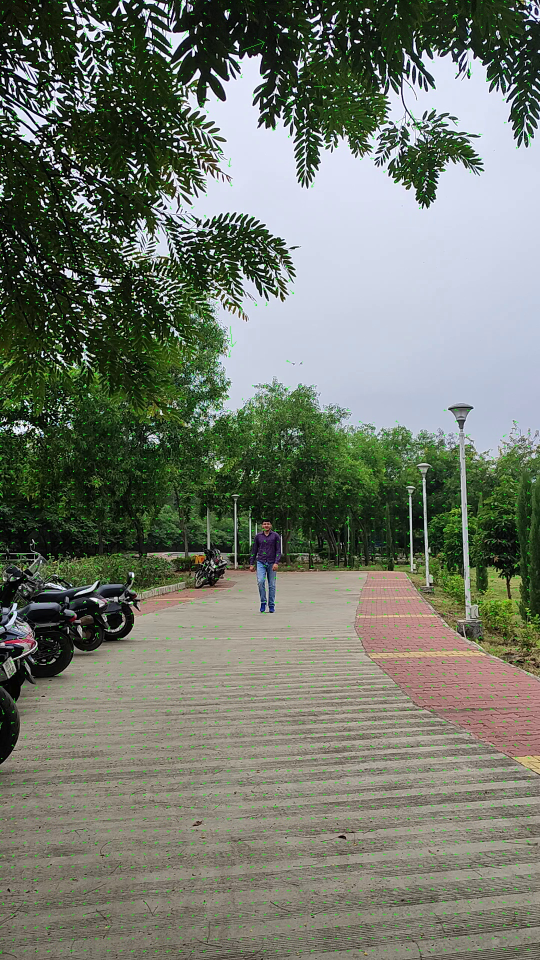
#> input picture q3_flow_example.png, 1080 x 1920 px, given in place of video02.mp4, which was not available (shown at 1/2 size)
$ python q4.py
#> lines starting #> are read from the running program, lines starting #| are printed output that depends on the picture; after the words box and inside, x2 and y2 are one past the last pixel; in counts of white or black regions, pixels touching at a corner belong together; pictures that were not available may be replaced by others from this repository, and a replacement may not be noted
# ==============================================================
# Q4: Vanishing Point Detection in Video Frames
# ==============================================================
#  Objective:
#   Detect vanishing points in video frames by identifying
#   dominant line directions using Hough Transform and computing
#   their intersection. The script visualizes detected lines,
#   left/right lane approximations, and smoothed vanishing point.
# --------------------------------------------------------------
#   Outputs:
#     1. Annotated video with detected vanishing point.
#     2. Snapshot frame with marked lines and vanishing point.
#     3. Plot of vanishing point coordinates over time.
# ==============================================================

import os
import cv2
import numpy as np
import argparse
import matplotlib.pyplot as plt

# -----------------------------
# STEP 1: Parse Command Line Arguments
# -----------------------------
def parse_args():
    """
    Parses command line arguments for flexibility.
    You can change input video, output folder, and key parameters.
    """
    ap = argparse.ArgumentParser(description="Vanishing-point detector for video02.mp4")
    ap.add_argument("--video", type=str, default="video02.mp4", help="input video file")
    ap.add_argument("--outdir", type=str, default="vp_out", help="output folder path")
    ap.add_argument("--canny", nargs=2, type=int, default=[80, 160], metavar=("LOW","HIGH"))
    ap.add_argument("--min_len", type=int, default=70, help="minimum line length for Hough")
    ap.add_argument("--max_gap", type=int, default=25, help="max gap between line segments")
    ap.add_argument("--angle_min_deg", type=float, default=15.0, help="min line angle in degrees")
    ap.add_argument("--angle_max_deg", type=float, default=85.0, help="max line angle in degrees")
    ap.add_argument("--ema", type=float, default=0.15, help="Exponential Moving Average smoothing factor")
    ap.add_argument("--snapshot", type=int, default=60, help="frame index to save snapshot image")
    return ap.parse_args()

# -----------------------------
# STEP 2: Line Equation Helpers
# -----------------------------
def line_params(x1, y1, x2, y2):
    """
    Compute normalized line parameters (a, b, c)
    for the line ax + by + c = 0.
    """
    a = y1 - y2
    b = x2 - x1
    c = x1 * y2 - x2 * y1
    n = np.hypot(a, b) + 1e-9
    return a/n, b/n, c/n

# -----------------------------
# STEP 3: Least Squares VP Estimation
# -----------------------------
def least_squares_vp(lines_abc):
    """
    Solve for vanishing point (x, y) using least squares
    from multiple line equations.
    """
    A = np.array([[a,b] for (a,b,_) in lines_abc], dtype=np.float64)
    c = np.array([c for (_,_,c) in lines_abc], dtype=np.float64)
    AtA = A.T @ A
    Atc = A.T @ c
    if np.linalg.cond(AtA) > 1e6:  # avoid unstable inversion
        return None
    return -np.linalg.solve(AtA, Atc)

# -----------------------------
# STEP 4: Robust RANSAC VP Estimation (backup)
# -----------------------------
def ransac_vp(lines_abc, trials=600, tol=4.0):
    """
    Use random sampling consensus (RANSAC) to find
    a robust vanishing point resistant to outlier lines.
    """
    n = len(lines_abc)
    if n < 2: return None
    best, best_in = None, -1
    for _ in range(trials):
        i, j = np.random.randint(0, n, 2)
        if i == j: continue
        a1,b1,c1 = lines_abc[i]; a2,b2,c2 = lines_abc[j]
        d = a1*b2 - a2*b1
        if abs(d) < 1e-9: continue
        x = (b1*c2 - b2*c1)/d
        y = (c1*a2 - c2*a1)/d
        dists = np.abs(np.array([a*x + b*y + c for (a,b,c) in lines_abc]))
        cnt = int((dists < tol).sum())
        if cnt > best_in:
            best_in, best = cnt, np.array([x,y], np.float64)
    return best

# -----------------------------
# STEP 5: Linear Fit Helpers
# -----------------------------
def fit_line_ls(pts):
    """
    Fit line y = m*x + b through a set of points using least squares.
    Used for estimating left/right lane approximations.
    """
    if len(pts) < 2: return None
    P = np.asarray(pts, np.float64)
    X, Y = P[:,0], P[:,1]
    A = np.c_[X, np.ones_like(X)]
    m, b = np.linalg.lstsq(A, Y, rcond=None)[0]
    return float(m), float(b)

def extend_and_draw(img, m, b, color, thickness=2):
    """
    Extend a fitted line to full image boundaries and draw it.
    """
    H, W = img.shape[:2]
    pts = []

    # Compute intersection with image borders
    y_left = m*0 + b
    y_right = m*(W-1) + b
    if 0 <= y_left < H: pts.append((0, int(round(y_left))))
    if 0 <= y_right < H: pts.append((W-1, int(round(y_right))))
    if abs(m) > 1e-9:
        x_top = (0 - b) / m
        x_bot = ((H-1) - b) / m
        if 0 <= x_top < W: pts.append((int(round(x_top)), 0))
        if 0 <= x_bot < W: pts.append((int(round(x_bot)), H-1))
    if len(pts) < 2: return

    P = np.array(pts, dtype=np.int32)
    d2 = np.sum((P[None,:,:] - P[:,None,:])**2, axis=2)
    i, j = np.unravel_index(np.argmax(d2), d2.shape)
    if i == j: return
    cv2.line(img, tuple(P[i]), tuple(P[j]), color, thickness, cv2.LINE_AA)

# -----------------------------
# STEP 6: Main Function
# -----------------------------
def main():
    args = parse_args()
    os.makedirs(args.outdir, exist_ok=True)
    cap = cv2.VideoCapture(args.video)
    if not cap.isOpened():
        raise SystemExit(f"Cannot open video: {args.video}")

    W = int(cap.get(cv2.CAP_PROP_FRAME_WIDTH))
    H = int(cap.get(cv2.CAP_PROP_FRAME_HEIGHT))
    fps = cap.get(cv2.CAP_PROP_FPS) or 30.0

    out_path = os.path.join(args.outdir, "vp_demo.mp4")
    writer = cv2.VideoWriter(out_path, cv2.VideoWriter_fourcc(*"mp4v"), fps, (W, H))

    # Define angle limits to keep near-vertical lines
    theta_min = np.deg2rad(args.angle_min_deg)
    theta_max = np.deg2rad(args.angle_max_deg)

    ema = None  # for smoothed vanishing point
    saved_snap = False
    frame_idx = 0
    vp_history = []  # store vanishing points for plotting

    # -----------------------------
    # STEP 7: Frame Processing Loop
    # -----------------------------
    while True:
        ok, frame = cap.read()
#> frame is the input picture: shape (1920, 1080, 3); mean B, G, R 107.7, 120.1, 114
        if not ok: break

        # Preprocess frame: grayscale + contrast enhancement
        gray = cv2.cvtColor(frame, cv2.COLOR_BGR2GRAY)
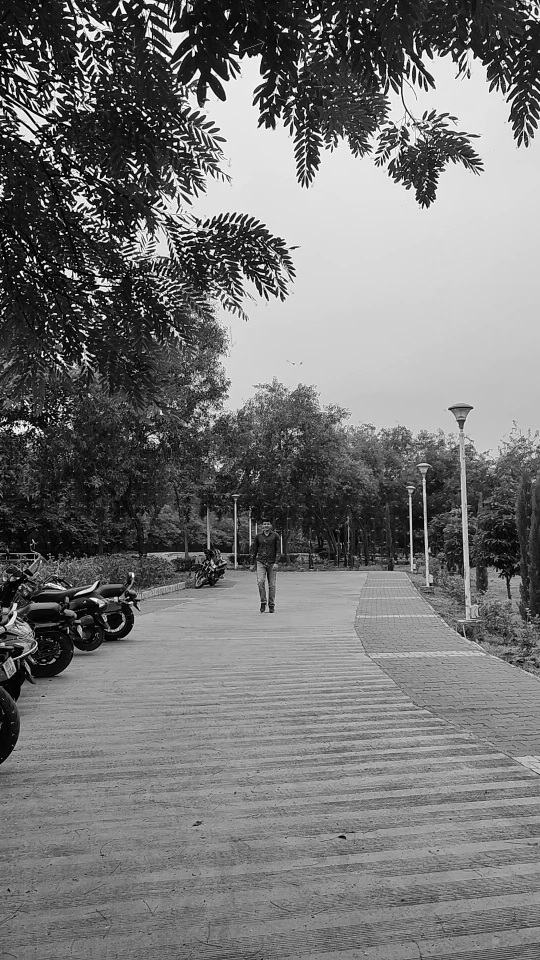
#> gray: shape (1920, 1080) (shown at 1/2 size); min 0, max 255, mean 116.9
        clahe = cv2.createCLAHE(clipLimit=2.0, tileGridSize=(8,8))
        gray = clahe.apply(gray)
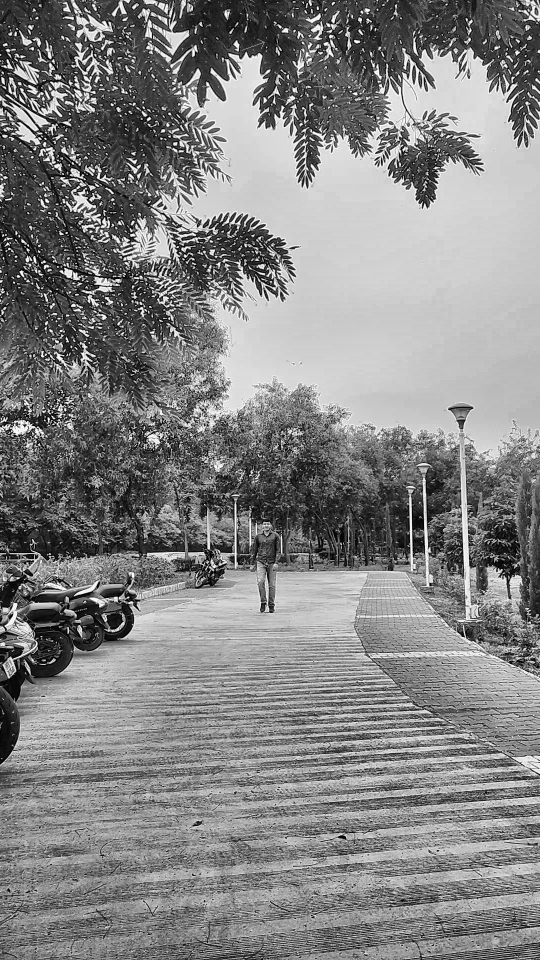
#> gray: shape (1920, 1080) (shown at 1/2 size); min 0, max 255, mean 131.6

        # Detect edges using Canny
        edges = cv2.Canny(gray, args.canny[0], args.canny[1], L2gradient=True)
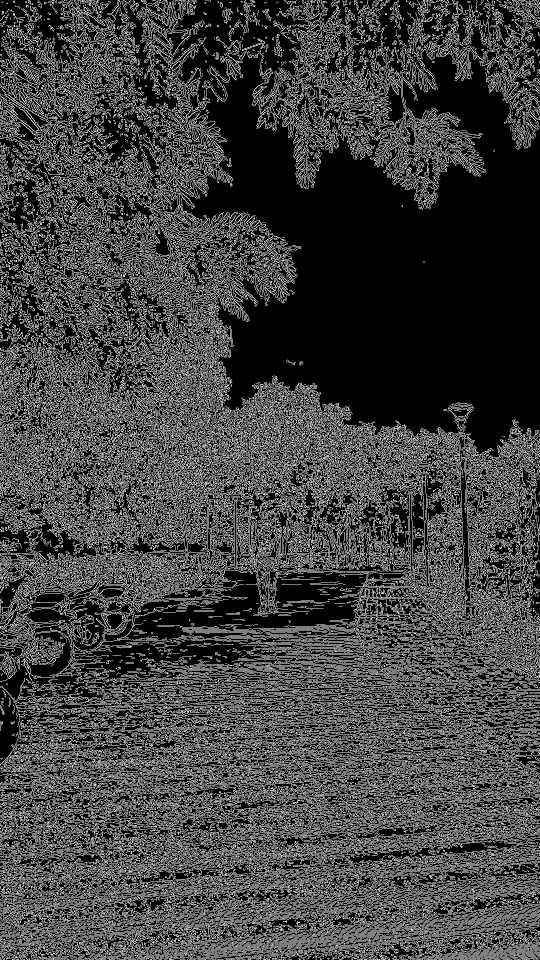
#> edges: shape (1920, 1080) (shown at 1/2 size); 25.3% white in thin lines or dots

        # Detect lines using Probabilistic Hough Transform
        lines = cv2.HoughLinesP(edges, 1, np.pi/180, threshold=80,
                                minLineLength=args.min_len, maxLineGap=args.max_gap)
#> lines = 2749 rows, first 6: [45, 111, 305, 600], [622, 1252, 1077, 1707], [27, 1918, 1078, 867], [349, 1251, 554, 1919], [542, 1256, 658, 1911], [4, 389, 1079, 1464]

        kept, left_pts, right_pts = [], [], []
        if lines is not None:
            # Filter lines based on angle and length
            for x1,y1,x2,y2 in lines[:,0,:]:
                dx, dy = x2 - x1, y2 - y1
                theta = np.pi/2 if dx == 0 else abs(np.arctan2(dy, dx))
                if theta < theta_min or theta > theta_max: continue
                if np.hypot(dx, dy) < args.min_len: continue
                kept.append((x1,y1,x2,y2))
                m = (dy/dx) if dx != 0 else 1e6
                (left_pts if m < 0 else right_pts).extend([(x1,y1),(x2,y2)])
#> this loop made 2749 passes
#> (x1, y1, x2, y2, dx, dy, theta, m) on passes 1 to 3: (45, 111, 305, 600, 260, 489, 1.08, 1.88), (622, 1252, 1077, 1707, 455, 455, 0.785, 1), (27, 1918, 1078, 867, 1051, -1051, 0.785, -1)
#> after the loop, kept = 2168 items, first 6: (45, 111, 305, 600), (622, 1252, 1077, 1707), (27, 1918, 1078, 867), (349, 1251, 554, 1919), (542, 1256, 658, 1911), (4, 389, 1079, 1464)

        # Convert lines to normal form ax + by + c = 0
        lines_abc = [line_params(*seg) for seg in kept]
#> lines_abc = 2168 items, first 6: (-0.883, 0.469, -12.38), (-0.707, 0.707, -445.5), (0.707, 0.707, -1375.3), (-0.956, 0.293, -33.38), (-0.985, 0.174, 314.7), (-0.707, 0.707, -272.2)

        # Compute vanishing point (VP)
        vp = None
        if len(lines_abc) >= 2:
            vp = least_squares_vp(lines_abc)
#> in least_squares_vp, `A = np.array([[a,b] for (a,b,_) in lines_abc], dtype=np.float64)`: A = 2168 pairs, first value -0.993 to 0.995, second value 0.1 to 0.966
#> in least_squares_vp, `c = np.array([c for (_,_,c) in lines_abc], dtype=np.float64)`: c = 2168 values, max 897 at index 1692, min -1418.5 at index 106, mean -410.3
#> in least_squares_vp, `AtA = A.T @ A`: AtA = [[1090.6, -1003.6], [-1003.6, 1077.4]]
#> in least_squares_vp, `Atc = A.T @ c`: Atc = [558662.6, -633994.4]
#> vp = [205.2, 779.6]
            if vp is None or not np.isfinite(vp).all():
                vp = ransac_vp(lines_abc, trials=700, tol=5.0)

        # -----------------------------
        # STEP 8: Visualization
        # -----------------------------
        vis = frame.copy()
        for (x1,y1,x2,y2) in kept[:200]:
            cv2.line(vis, (x1,y1), (x2,y2), (80,255,80), 1, cv2.LINE_AA)
#> this loop made 200 passes
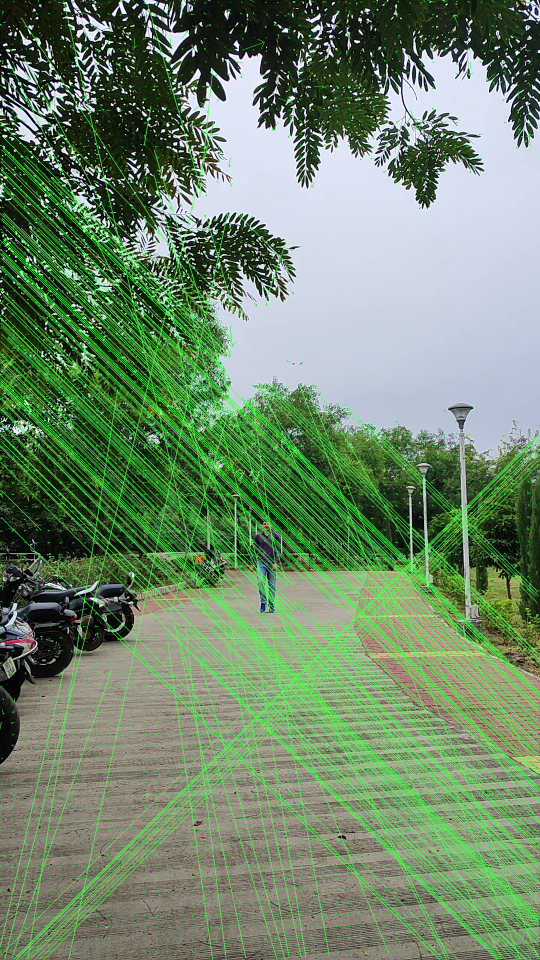
#> vis: shape (1920, 1080, 3) (shown at 1/2 size); 19.67% of pixels changed, all inside (x1, y1, x2, y2) = (0, 2, 1080, 1920)

        L = fit_line_ls(left_pts)
        R = fit_line_ls(right_pts)
        if L and np.all(np.isfinite(L)): extend_and_draw(vis, *L, (0,200,0), 3)
        if R and np.all(np.isfinite(R)): extend_and_draw(vis, *R, (0,200,0), 3)
#> call 2 of extend_and_draw, with m = 0.585, b = 784, color = (0, 200, 0), thickness = 3
#> in extend_and_draw (call 2), `cv2.line(img, tuple(P[i]), tuple(P[j]), color, thickness, cv2.LINE_AA)`:
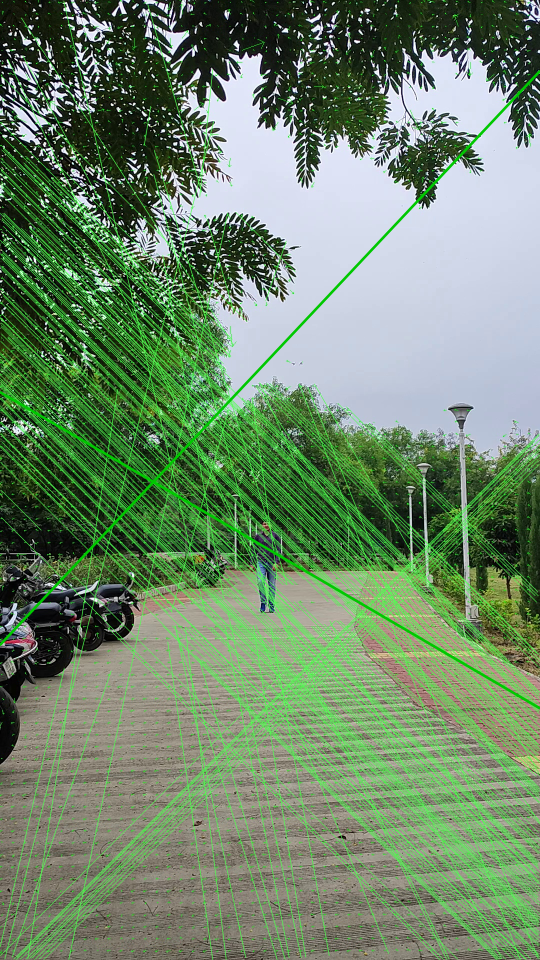
#> img: shape (1920, 1080, 3) (shown at 1/2 size); mean B, G, R 106.3, 136.4, 110.8

        if vp is not None and np.isfinite(vp).all():
            ema = vp if ema is None else (1.0 - args.ema) * ema + args.ema * vp
#> ema = [205.2, 779.6]
            cx, cy = int(np.clip(ema[0], 0, W-1)), int(np.clip(ema[1], 0, H-1))
#> cx = 205; cy = 779
            cv2.circle(vis, (cx, cy), 8, (0,0,255), -1)
#> vis: shape (1920, 1080, 3); 0.01% of pixels changed, all inside (x1, y1, x2, y2) = (197, 771, 214, 788)
            cv2.putText(vis, "Vanishing Point", (cx+10, cy-10),
                        cv2.FONT_HERSHEY_SIMPLEX, 0.6, (0,0,255), 2, cv2.LINE_AA)
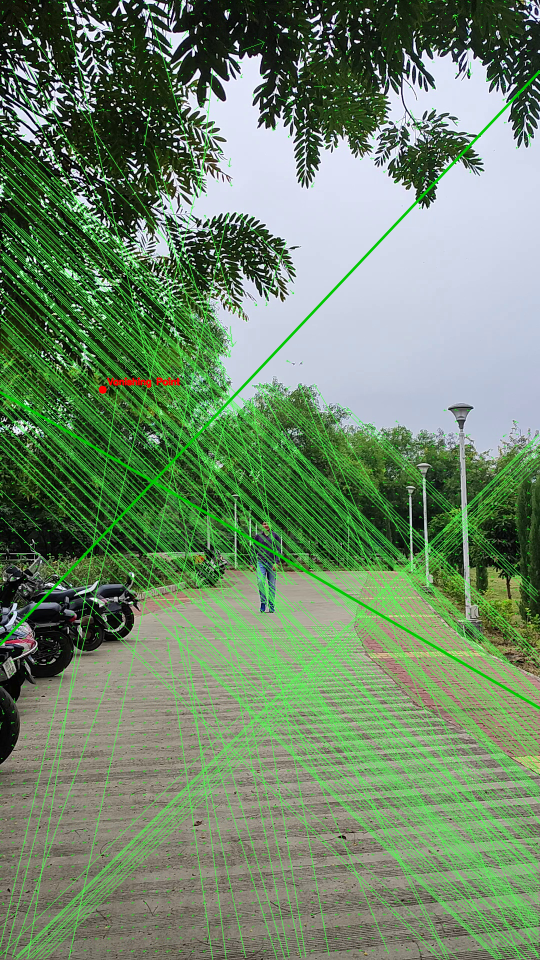
#> vis: shape (1920, 1080, 3) (shown at 1/2 size); mean B, G, R 106.3, 136.3, 111
            vp_history.append(ema.copy())

        # Write frame to video
        writer.write(vis)

        # Save snapshot at selected frame
        if not saved_snap and frame_idx == args.snapshot:
            cv2.imwrite(os.path.join(args.outdir, f"vp_frame_{frame_idx:05d}.png"), vis)
            saved_snap = True

        frame_idx += 1

    # -----------------------------
    # STEP 9: Save Outputs
    # -----------------------------
    cap.release()
    writer.release()
    print(f"[OK] Saved annotated video -> {out_path}")
    if saved_snap:
        print(f"[OK] Snapshot saved at frame {args.snapshot}")

    # -----------------------------
    # STEP 10: Plot VP Coordinates Over Time
    # -----------------------------
    if len(vp_history) > 0:
        vp_history = np.array(vp_history)
        plt.figure(figsize=(6,3))
        plt.plot(vp_history[:,0], label="VP X", color="blue")
        plt.plot(vp_history[:,1], label="VP Y", color="orange")
        plt.xlabel("Frame Index")
        plt.ylabel("Pixel Position")
        plt.title("Vanishing Point Coordinates Over Time")
        plt.legend()
        plt.tight_layout()
        plt.savefig(os.path.join(args.outdir, "vp_over_time.png"), dpi=150)
        print("[OK] Saved plot -> vp_out/vp_over_time.png")

# -----------------------------
# Run the Script
# -----------------------------
if __name__ == "__main__":
    main()

$ run again, on pair_0000_middle.png
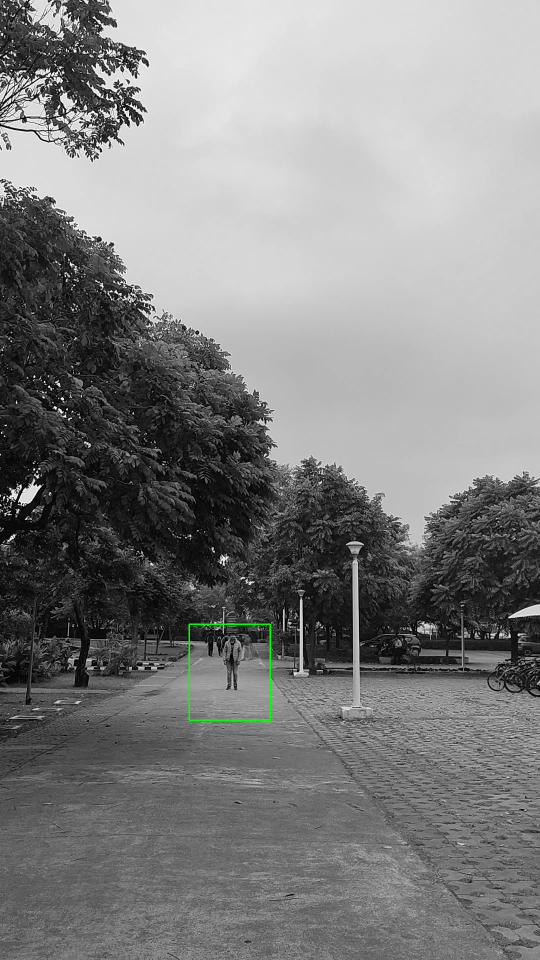
#> input picture pair_0000_middle.png, 1080 x 1920 px, given in place of video02.mp4, which was not available (shown at 1/2 size)
#> in main, frame is the input picture: shape (1920, 1080, 3); mean B, G, R 128.5, 128.8, 128.5
#> in main, `edges = cv2.Canny(gray, args.canny[0], args.canny[1], L2gradient=True)`:
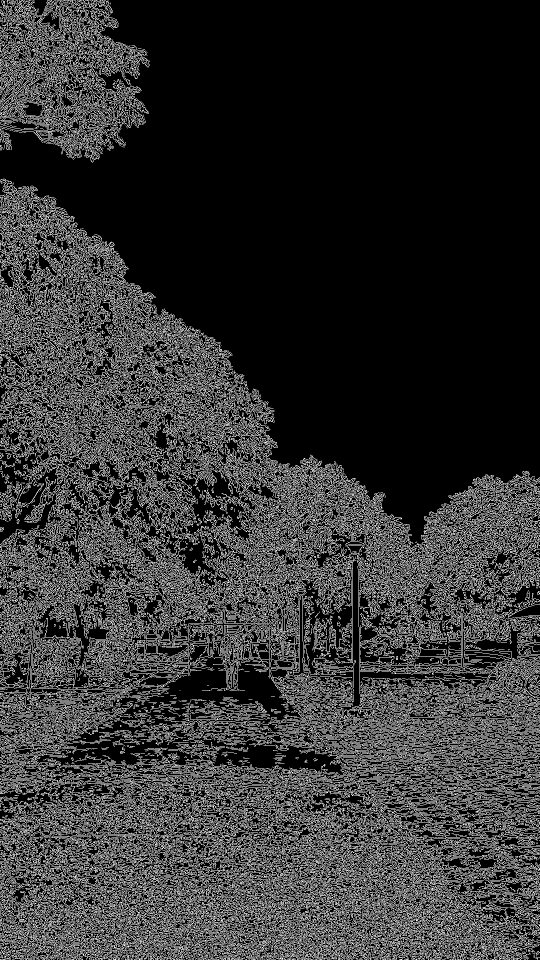
#> edges: shape (1920, 1080) (shown at 1/2 size); 20.2% white in thin lines or dots
#> lines = 2188 rows, first 6: [58, 1918, 108, 963], [294, 584, 974, 1919], [0, 35, 143, 315], [5, 792, 1078, 1865], [110, 396, 243, 1919], [625, 1324, 900, 1915]
#> the loop in main, `for x1,y1,x2,y2 in lines[:,0,:]:` made 2188 passes
#> (x1, y1, x2, y2, dx, dy, theta, m) on passes 2 to 4: (294, 584, 974, 1919, 680, 1335, 1.1, 1.96), (0, 35, 143, 315, 143, 280, 1.1, 1.96), (5, 792, 1078, 1865, 1073, 1073, 0.785, 1)
#> after the loop in main, `for x1,y1,x2,y2 in lines[:,0,:]:`: kept = 1652 items, first 6: (294, 584, 974, 1919), (0, 35, 143, 315), (5, 792, 1078, 1865), (625, 1324, 900, 1915), (2, 696, 394, 1088), (1, 402, 796, 1197)
#> lines_abc = 1652 items, first 6: (-0.891, 0.454, -3.09), (-0.891, 0.455, -15.92), (-0.707, 0.707, -556.5), (-0.907, 0.422, 8.09), (-0.707, 0.707, -490.7), (-0.707, 0.707, -283.5)
#> A = 1652 pairs, first value -0.996 to 0.996, second value 0.0872 to 0.934
#> c = 1652 values, max 776.8 at index 880, min -1779.8 at index 1181, mean -233.2
#> AtA = [[1307.4, -235.9], [-235.9, 344.6]]
#> Atc = [-449228.9, -326568.7]
#> vp = [587.1, 1349.4]
#> the loop in main, `for (x1,y1,x2,y2) in kept[:200]:` made 200 passes
#> img: shape (1920, 1080, 3); mean B, G, R 127.5, 145.4, 127.5
#> cx = 587; cy = 1349
#> in main, `cv2.putText(vis, "Vanishing Point", (cx+10, cy-10), cv2.FONT_HERSHEY_S..`:
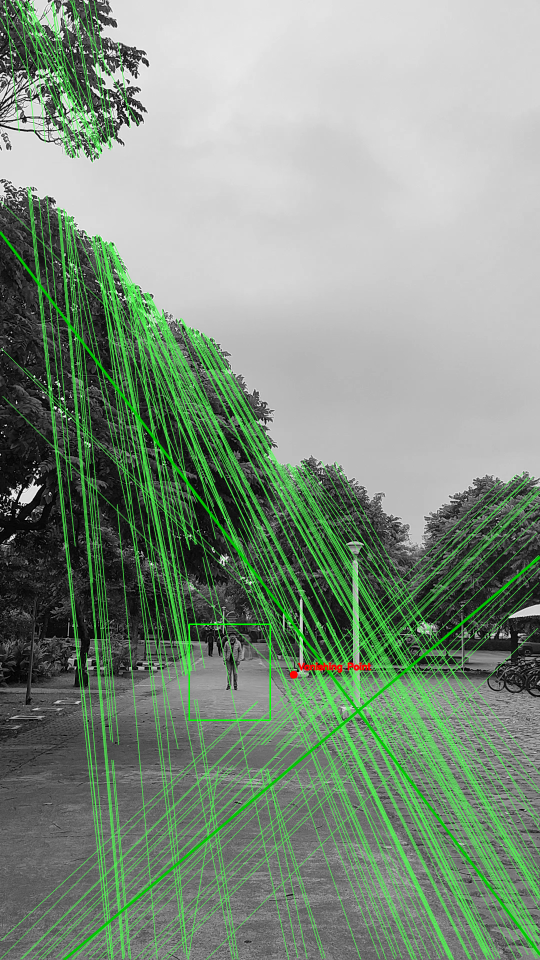
#> vis: shape (1920, 1080, 3) (shown at 1/2 size); mean B, G, R 127.4, 145.3, 127.6
